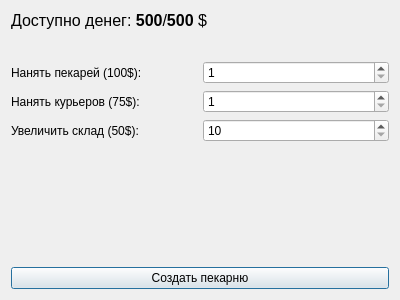
<?xml version="1.0" encoding="UTF-8"?>
<ui version="4.0">
 <class>Dialog</class>
 <widget class="QDialog" name="Dialog">
  <property name="geometry">
   <rect>
    <x>0</x>
    <y>0</y>
    <width>400</width>
    <height>300</height>
   </rect>
  </property>
  <property name="windowTitle">
   <string>Пекари - Подготовка</string>
  </property>
  <layout class="QVBoxLayout" name="verticalLayout">
   <item>
    <widget class="QLabel" name="moneyLabel">
     <property name="font">
      <font>
       <pointsize>12</pointsize>
      </font>
     </property>
     <property name="text">
      <string>Доступно денег: &lt;b&gt;500&lt;/b&gt;/&lt;b&gt;500&lt;/b&gt; $</string>
     </property>
    </widget>
   </item>
   <item>
    <spacer name="verticalSpacer_2">
     <property name="orientation">
      <enum>Qt::Vertical</enum>
     </property>
     <property name="sizeType">
      <enum>QSizePolicy::Fixed</enum>
     </property>
     <property name="sizeHint" stdset="0">
      <size>
       <width>20</width>
       <height>25</height>
      </size>
     </property>
    </spacer>
   </item>
   <item>
    <layout class="QHBoxLayout" name="backersBlock">
     <item>
      <widget class="QLabel" name="backersLabel">
       <property name="text">
        <string>Нанять пекарей (100$):</string>
       </property>
      </widget>
     </item>
     <item>
      <widget class="QSpinBox" name="backersSpinBox">
       <property name="minimum">
        <number>1</number>
       </property>
       <property name="maximum">
        <number>5</number>
       </property>
      </widget>
     </item>
    </layout>
   </item>
   <item>
    <layout class="QHBoxLayout" name="couriersBlock">
     <item>
      <widget class="QLabel" name="couriersLabel">
       <property name="text">
        <string>Нанять курьеров (75$):</string>
       </property>
      </widget>
     </item>
     <item>
      <widget class="QSpinBox" name="couriersSpinBox">
       <property name="minimum">
        <number>1</number>
       </property>
       <property name="maximum">
        <number>5</number>
       </property>
      </widget>
     </item>
    </layout>
   </item>
   <item>
    <layout class="QHBoxLayout" name="storageBlock">
     <item>
      <widget class="QLabel" name="storageLabel">
       <property name="text">
        <string>Увеличить склад (50$):</string>
       </property>
      </widget>
     </item>
     <item>
      <widget class="QSpinBox" name="storageSpinBox">
       <property name="minimum">
        <number>10</number>
       </property>
       <property name="maximum">
        <number>40</number>
       </property>
      </widget>
     </item>
    </layout>
   </item>
   <item>
    <spacer name="verticalSpacer">
     <property name="orientation">
      <enum>Qt::Vertical</enum>
     </property>
     <property name="sizeHint" stdset="0">
      <size>
       <width>20</width>
       <height>40</height>
      </size>
     </property>
    </spacer>
   </item>
   <item>
    <widget class="QPushButton" name="acceptButton">
     <property name="text">
      <string>Создать пекарню</string>
     </property>
    </widget>
   </item>
  </layout>
 </widget>
 <resources/>
 <connections/>
</ui>
